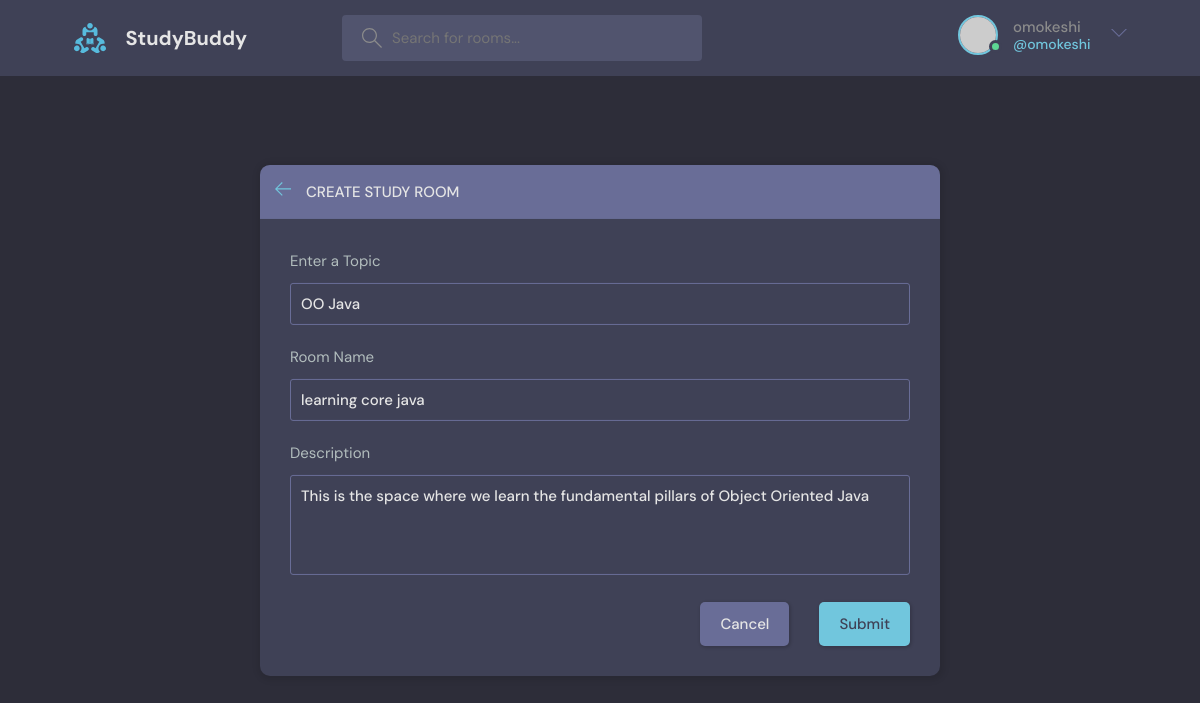
Screenshot of /update_room/4/ (signed in) with the database file from the repository.
### base/models.py (models this page shows, shortened)
class Room(models.Model):
    host = models.ForeignKey(User,on_delete=models.SET_NULL,null=True)
    topic = models.ForeignKey(Topic,on_delete=models.SET_NULL,null=True)
    name = models.CharField(max_length=255)
    description = models.TextField(null = True, blank = True)
    participants = models.ManyToManyField(User,related_name='participants',blank=True)
    updated = models.DateTimeField(auto_now=True)
    created = models.DateTimeField(auto_now_add=True)
    class Meta:
        ordering = ['-updated', '-created']

class Topic(models.Model):
    name = models.CharField(max_length=255)

### base/views.py (the view, shortened to what this page needs)
# urls.py: path('update_room/<str:pk>/',views.UpdateRoom, name = 'update_room'),
@login_required(login_url='login')
def UpdateRoom(request,pk):
    topics = Topic.objects.all()
    room = Room.objects.get(pk = pk)
    if request.user != room.host:
        return HttpResponse("You are not allowed here")
    form =  create_room_form(instance = room)
    context = {'form':form,'topics':topics,'room':room}
    return render(request, 'base/create-room.html',context)

### base/forms.py
class create_room_form(ModelForm):
    class Meta:
        model = Room
        fields = '__all__'
        exclude = ['host','participants']

### base/templates/base/create-room.html (shortened to what this page needs)
{% extends 'base.html' %}
{% block body %}
  <main class="create-room layout">
    <div class="container">
      <div class="layout__box">
        <div class="layout__boxHeader">
          <div class="layout__boxTitle">
            <a href="index.html">
              <svg version="1.1" xmlns="http://www.w3.org/2000/svg" width="32" height="32" viewBox="0 0 32 32">
                <title>arrow-left</title>
                <path
                  d="M13.723 2.286l-13.723 13.714 13.719 13.714 1.616-1.611-10.96-10.96h27.625v-2.286h-27.625l10.965-10.965-1.616-1.607z">
                </path>
              </svg>
            </a>
            <h3>Create Study Room</h3>
          </div>
        </div>
        <div class="layout__body">
          <form class="form" action="" method="post">
            <div class="form__group">
              <label for="room_topic">Enter a Topic</label>
              <input required value="{{room.topic.name}}" type="text" name="topic" id="room_topic" list="topic-list" />
            </div>
            <div class="form__group">
              <label for="room_name">Room Name</label>
              <input id="room_name" value="{{room.name}}" name="room_name" type="text" placeholder="E.g. Mastering Python + Django" />
            </div>
            <div class="form__group">
              <label for="room_description">Description</label>
              <textarea value="{{room.description}}" name="room_description" id="room_description" placeholder="Write about your study group...">{{room.description}}</textarea>
            </div>
            <div class="form__action">
              <a class="btn btn--dark" href="{% url 'home' %}">Cancel</a>
              <button class="btn btn--main" type="submit">Submit</button>
            </div>
          </form>
        </div>
      </div>
    </div>
  </main>
{% endblock %}

### templates/navbar.html (shortened to what this page needs)
{% load static %}
<header class="header header--loggedIn">
    <div class="container">
      <a href="{% url 'home' %}" class="header__logo">
        <img src="{% static 'images/logo.svg' %}" />
        <h1>StudyBuddy</h1>
      </a>
      <form class="header__search" method="get" action="{% url 'home' %}">
        <label>
          <input name="q" placeholder="Search for rooms..." />
        </label>
      </form>
      <nav class="header__menu">
        {% if request.user.is_authenticated %}
        <div class="header__user">
          <a href="{% url 'userprofile' request.user.id %}">
            <div class="avatar avatar--medium active">
              <img src="https://randomuser.me/api/portraits/men/37.jpg" />
            </div>
            <p>{{request.user.username}} <span>@{{request.user.username}}</span></p>
          </a>
          <button class="dropdown-button">
            <svg version="1.1" xmlns="http://www.w3.org/2000/svg" width="32" height="32" viewBox="0 0 32 32">
              <title>chevron-down</title>
              <path d="M16 21l-13-13h-3l16 16 16-16h-3l-13 13z"></path>
            </svg>
          </button>
        </div>
        {% else %}
        <a href="{% url 'login' %}">
          <img src="{% static 'images/avatar.svg' %}" />
          <p>Login</p>
        </a>
        {% endif %}
      </nav>
    </div>
  </header>

### rows the page displays
Room: topic "OO Java", room_name "learning core java", room_description "This is the space where we learn the fundamental pillars of Object Oriented Java"

### other values shown
{{ request.user.username }} "omokeshi"
